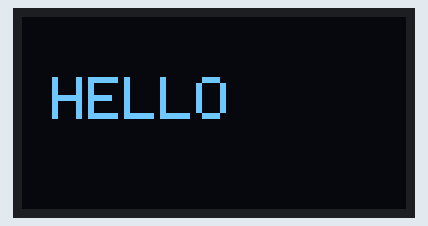
Bench run of a sketch on a simulated ESP32. Shown: 128×64 one-colour display.

Above: at 0.1 s.

The sketch:

esp32_buspass.ino
```cpp
#include <Wire.h>
#include <Adafruit_GFX.h>
#include <Adafruit_SSD1306.h>

#define SCREEN_WIDTH 128
#define SCREEN_HEIGHT 64

Adafruit_SSD1306 display(SCREEN_WIDTH, SCREEN_HEIGHT, &Wire, -1);

void setup() {
  Serial.begin(115200);

  // I2C pins
  Wire.begin(8, 9);

  // OLED init
  if(!display.begin(SSD1306_SWITCHCAPVCC, 0x3C)) {
    Serial.println("OLED not found");
    while(1);
  }

  display.clearDisplay();
  display.setTextSize(2);
  display.setTextColor(WHITE);

  display.setCursor(10, 20);
  display.println("HELLO");

  display.display();
}

void loop() {
}
```
